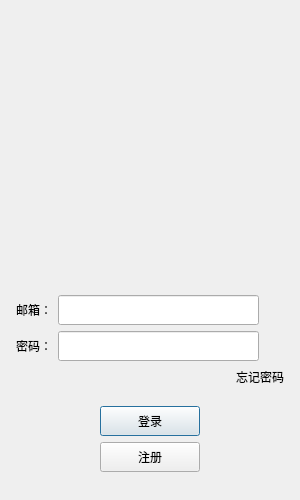
<?xml version="1.0" encoding="UTF-8"?>
<ui version="4.0">
 <class>LoginDialog</class>
 <widget class="QDialog" name="LoginDialog">
  <property name="geometry">
   <rect>
    <x>0</x>
    <y>0</y>
    <width>300</width>
    <height>500</height>
   </rect>
  </property>
  <property name="minimumSize">
   <size>
    <width>300</width>
    <height>500</height>
   </size>
  </property>
  <property name="maximumSize">
   <size>
    <width>300</width>
    <height>500</height>
   </size>
  </property>
  <property name="windowTitle">
   <string>Dialog</string>
  </property>
  <layout class="QVBoxLayout" name="verticalLayout_3">
   <item>
    <layout class="QVBoxLayout" name="verticalLayout_2">
     <property name="leftMargin">
      <number>5</number>
     </property>
     <property name="topMargin">
      <number>5</number>
     </property>
     <property name="rightMargin">
      <number>5</number>
     </property>
     <property name="bottomMargin">
      <number>5</number>
     </property>
     <item>
      <widget class="QLabel" name="err_tip">
       <property name="minimumSize">
        <size>
         <width>0</width>
         <height>25</height>
        </size>
       </property>
       <property name="maximumSize">
        <size>
         <width>16777215</width>
         <height>25</height>
        </size>
       </property>
       <property name="text">
        <string/>
       </property>
       <property name="alignment">
        <set>Qt::AlignmentFlag::AlignCenter</set>
       </property>
      </widget>
     </item>
     <item>
      <widget class="QWidget" name="head_widget" native="true">
       <property name="minimumSize">
        <size>
         <width>200</width>
         <height>230</height>
        </size>
       </property>
       <layout class="QGridLayout" name="gridLayout">
        <item row="1" column="0">
         <widget class="QLabel" name="head_label">
          <property name="minimumSize">
           <size>
            <width>200</width>
            <height>200</height>
           </size>
          </property>
          <property name="maximumSize">
           <size>
            <width>200</width>
            <height>200</height>
           </size>
          </property>
          <property name="text">
           <string/>
          </property>
         </widget>
        </item>
       </layout>
      </widget>
     </item>
     <item>
      <spacer name="verticalSpacer_3">
       <property name="orientation">
        <enum>Qt::Orientation::Vertical</enum>
       </property>
       <property name="sizeHint" stdset="0">
        <size>
         <width>20</width>
         <height>40</height>
        </size>
       </property>
      </spacer>
     </item>
     <item>
      <layout class="QHBoxLayout" name="horizontalLayout_2">
       <item>
        <widget class="QLabel" name="email_lb">
         <property name="minimumSize">
          <size>
           <width>0</width>
           <height>25</height>
          </size>
         </property>
         <property name="maximumSize">
          <size>
           <width>16777215</width>
           <height>25</height>
          </size>
         </property>
         <property name="text">
          <string>邮箱：</string>
         </property>
        </widget>
       </item>
       <item>
        <widget class="QLineEdit" name="email_edit">
         <property name="minimumSize">
          <size>
           <width>0</width>
           <height>30</height>
          </size>
         </property>
         <property name="maximumSize">
          <size>
           <width>16777215</width>
           <height>30</height>
          </size>
         </property>
        </widget>
       </item>
       <item>
        <spacer name="horizontalSpacer_6">
         <property name="orientation">
          <enum>Qt::Orientation::Horizontal</enum>
         </property>
         <property name="sizeType">
          <enum>QSizePolicy::Policy::Fixed</enum>
         </property>
         <property name="sizeHint" stdset="0">
          <size>
           <width>25</width>
           <height>20</height>
          </size>
         </property>
        </spacer>
       </item>
      </layout>
     </item>
     <item>
      <layout class="QHBoxLayout" name="horizontalLayout_3">
       <item>
        <widget class="QLabel" name="pass_label">
         <property name="minimumSize">
          <size>
           <width>0</width>
           <height>25</height>
          </size>
         </property>
         <property name="maximumSize">
          <size>
           <width>16777215</width>
           <height>25</height>
          </size>
         </property>
         <property name="text">
          <string>密码：</string>
         </property>
        </widget>
       </item>
       <item>
        <widget class="QLineEdit" name="pass_edit">
         <property name="minimumSize">
          <size>
           <width>0</width>
           <height>30</height>
          </size>
         </property>
         <property name="maximumSize">
          <size>
           <width>16777215</width>
           <height>30</height>
          </size>
         </property>
        </widget>
       </item>
       <item>
        <spacer name="horizontalSpacer_7">
         <property name="orientation">
          <enum>Qt::Orientation::Horizontal</enum>
         </property>
         <property name="sizeType">
          <enum>QSizePolicy::Policy::Fixed</enum>
         </property>
         <property name="sizeHint" stdset="0">
          <size>
           <width>25</width>
           <height>20</height>
          </size>
         </property>
        </spacer>
       </item>
      </layout>
     </item>
     <item>
      <layout class="QHBoxLayout" name="horizontalLayout_4">
       <item>
        <spacer name="horizontalSpacer">
         <property name="orientation">
          <enum>Qt::Orientation::Horizontal</enum>
         </property>
         <property name="sizeHint" stdset="0">
          <size>
           <width>40</width>
           <height>20</height>
          </size>
         </property>
        </spacer>
       </item>
       <item>
        <widget class="ClickedLabel" name="forget_label">
         <property name="text">
          <string>忘记密码</string>
         </property>
        </widget>
       </item>
      </layout>
     </item>
     <item>
      <spacer name="verticalSpacer_2">
       <property name="orientation">
        <enum>Qt::Orientation::Vertical</enum>
       </property>
       <property name="sizeHint" stdset="0">
        <size>
         <width>20</width>
         <height>40</height>
        </size>
       </property>
      </spacer>
     </item>
     <item>
      <layout class="QHBoxLayout" name="horizontalLayout_5">
       <item>
        <spacer name="horizontalSpacer_2">
         <property name="orientation">
          <enum>Qt::Orientation::Horizontal</enum>
         </property>
         <property name="sizeHint" stdset="0">
          <size>
           <width>40</width>
           <height>20</height>
          </size>
         </property>
        </spacer>
       </item>
       <item>
        <widget class="QPushButton" name="login_btn">
         <property name="minimumSize">
          <size>
           <width>100</width>
           <height>30</height>
          </size>
         </property>
         <property name="text">
          <string>登录</string>
         </property>
        </widget>
       </item>
       <item>
        <spacer name="horizontalSpacer_3">
         <property name="orientation">
          <enum>Qt::Orientation::Horizontal</enum>
         </property>
         <property name="sizeHint" stdset="0">
          <size>
           <width>40</width>
           <height>20</height>
          </size>
         </property>
        </spacer>
       </item>
      </layout>
     </item>
     <item>
      <layout class="QHBoxLayout" name="horizontalLayout_6">
       <item>
        <spacer name="horizontalSpacer_4">
         <property name="orientation">
          <enum>Qt::Orientation::Horizontal</enum>
         </property>
         <property name="sizeHint" stdset="0">
          <size>
           <width>40</width>
           <height>20</height>
          </size>
         </property>
        </spacer>
       </item>
       <item>
        <widget class="QPushButton" name="reg_btn">
         <property name="minimumSize">
          <size>
           <width>100</width>
           <height>30</height>
          </size>
         </property>
         <property name="text">
          <string>注册</string>
         </property>
        </widget>
       </item>
       <item>
        <spacer name="horizontalSpacer_5">
         <property name="orientation">
          <enum>Qt::Orientation::Horizontal</enum>
         </property>
         <property name="sizeHint" stdset="0">
          <size>
           <width>40</width>
           <height>20</height>
          </size>
         </property>
        </spacer>
       </item>
      </layout>
     </item>
     <item>
      <spacer name="verticalSpacer">
       <property name="orientation">
        <enum>Qt::Orientation::Vertical</enum>
       </property>
       <property name="sizeHint" stdset="0">
        <size>
         <width>20</width>
         <height>40</height>
        </size>
       </property>
      </spacer>
     </item>
    </layout>
   </item>
  </layout>
 </widget>
 <customwidgets>
  <customwidget>
   <class>ClickedLabel</class>
   <extends>QLabel</extends>
   <header>clickedlabel.h</header>
  </customwidget>
 </customwidgets>
 <resources/>
 <connections/>
</ui>
